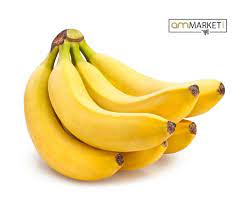
#> input picture cursos/espanol/deeplearning/data/bananas/normal1.jpeg, 241 x 209 px, found by its file name
$ jupyter execute --allow-errors 1_imagenes_a_vectores.ipynb
#> lines starting #> are read from the running program, lines starting #| are printed output that depends on the picture; after the words box and inside, x2 and y2 are one past the last pixel; in counts of white or black regions, pixels touching at a corner belong together
# De imagenes a vectores

Como vimos en el [Curso de ciencia de datos](https://www.freecodingtour.com/cursos/espanol/datascience/datascience.html) tenemos cajas negras que podemos entrenar mediante una tabla de entrenamiento que contiene filas con ejemplos y su respectivo resultado esperado. Estas filas son numeros que llamamos vectores.

Que pasa si queremos entrenar una caja negra para que reconozca imagenes, por ejemplo, queremos entrenar una caja negra para que reconozca si una imagen tiene un gato o un perro. En ese caso nuestra tabla de entrenamiento estara compuesta por filas que tienen una imagen en vez de numeros como vemos a continuacion:

<div style="text-align:center">

</div>

Sabiendo que nuestras cajas negras funcionan muy bien con numeros en cada fila (vectores), la pregunta es como podemos hacer para convertir estas imagenes en vectores que las representen bien.

Como ya la mayoria de la gente sabe las imagenes estan compuestas por pequeños cuadraditos llamados pixeles y cada pixel tiene un numero que representa un color. Veamos un ejemplo de una imagen de 3x3 pixeles de distintos colores y pongamosle un numero distinto para cada color:

<div style="text-align:center">

</div>

NOTA: Hay muchas formas de establecer que numero le corresponde a cada color pero eso no importa por el momento.

Sabiendo esto podemos convertir una imagen a un vector (fila de numeros ordenados) de forma muy simple. Solamente ponemos uno despues de otro y esta imagen quedaria convertida en el siguiente vector:
(54,13,74,89,27,62,31,66,77)

Y nuestra tabla de perros y gatos quedaria de la siguiente forma:

<div style="text-align:center">

</div>

### Ejercicio 1:

Cargar una imagen de una banana madura y una normal en la notebook de jupyter usando la libreria PIL de python y convertir la imagen en:

1. Un vector de un solo elemento que es el promedio del color
2. Un vector de tres elementos con el promedio de R, G y B
3. Un vector aplanado de nxm elementos que son todos los pixeles de la imagen en una sola dimension

Entrenar un modelo de ML de la libreria sklearn con dichos vectores para poder clasificar las imagenes y ver los distintos resultados.

Utilizar las imagenes provistas en:
- https://github.com/amiune/freecodingtour/tree/main/cursos/espanol/deeplearning/data/bananas

[cell 1]
# Escribir aqui la solucion

[cell 2]
#@title Solucion Ejercicio 1: Paso 1 {display-mode:"form"}

from PIL import Image
import numpy as np
import requests
from io import BytesIO

# Abre la imagen
response = requests.get("https://github.com/amiune/freecodingtour/raw/main/cursos/espanol/deeplearning/data/bananas/normal1.jpeg")
imagen = Image.open(BytesIO(response.content))
#> imagen is the input picture: PIL image 241x209 RGB; mean R, G, B 244.2, 227.3, 180.1
imagen

[cell 3]
#@title Solucion Ejercicio 1: Paso 2 {display-mode:"form"}

# Convierte la imagen en un arreglo NumPy
imagen_array = np.array(imagen)
imagen_array

[cell 4]
#@title Solucion Ejercicio 1: Paso 3 {display-mode:"form"}

# Calcula el promedio de todos los píxeles
promedio_pixeles = np.mean(imagen_array)
#> promedio_pixeles = 217.2
promedio_pixeles
#> Out = 217.2

[cell 5]
#@title Solucion Ejercicio 1: Paso 4 {display-mode:"form"}

# Calcula el promedio de cada canal de color (R, G y B)
promedio_canal_R = np.mean(imagen_array[:, :, 0])
#> promedio_canal_R = 244.2
promedio_canal_G = np.mean(imagen_array[:, :, 1])
#> promedio_canal_G = 227.3
promedio_canal_B = np.mean(imagen_array[:, :, 2])
#> promedio_canal_B = 180.1
promedio_canal_R,promedio_canal_G,promedio_canal_B
#> Out = (244.2, 227.3, 180.1)
#> `img = img.resize(IMAGE_SIZE, Image.Resampling.LANCZOS)`:
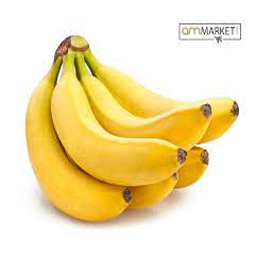
#> img: PIL image 256x256 RGB; mean R, G, B 244.1, 227.3, 180.1
#> `non_blank_mask = (img_array[:,:,0] != 255) & (img_array[:,:,1] != 255)..`:
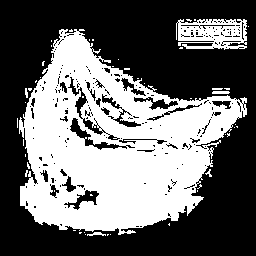
#> non_blank_mask: shape (256, 256) bool; 41.8% white; 50 white regions (43 under 20 px), largest, box (x1, y1, x2, y2) and area: (19, 29, 247, 235) 25513, (176, 19, 247, 50) 1536, (212, 91, 230, 94) 51
#> `avg_color = np.mean(img_array[non_blank_mask][:,:])`: avg_color = 171.2
#> `avg_rgb = [np.mean(img_array[non_blank_mask][:,i]) for i in range(3)]`: avg_rgb = [229.1, 192.4, 92.2]

[cell 6]
#@title Solucion Ejercicio 1: Paso 5 {display-mode:"form"}

# Aplana el arreglo en un vector
imagen_vector_plano = imagen_array.flatten()
imagen_vector_plano

[cell 7]
#@title Solucion Ejercicio 1: Paso 6 {display-mode:"form"}

# Ahora repetiremos todos estos pasos para cada una de las imagenes
# y guardaremos los vectores resultantes en un diccionario

# Url donde se encuentran las imagenes
PATH = 'https://github.com/amiune/freecodingtour/raw/main/cursos/espanol/deeplearning/data/bananas/'
# Tamaño al que vamos a estandarizar a todas las imagenes
IMAGE_SIZE = (256, 256)

# Diccionario para guardar los resultados
vectores = {}

# Lista de nombres de las imagenes
nombres_imagenes = [f'normal{i}.jpeg' for i in range(1,6)]
nombres_imagenes.extend([f'madura{i}.jpeg' for i in range(1,6)])

#> (the rest of this cell did not finish here and is left out)

[cell 8]
#@title Solucion Ejercicio 1: Paso 7 {display-mode:"form"}

X = np.array([value['avg_rgb'] for key, value in vectores.items()])
#> X = [[229.1, 192.4, 92.2]]
y = np.array([value['clase'] for key, value in vectores.items()])
X, y

[cell 9]
#@title Solucion Ejercicio 1: Paso 7 [opcional] {display-mode:"form"}

# Transformar los datos a un dataframe de pandas
import pandas as pd
df = pd.DataFrame(data=X,columns=["R","G","B"])
#> df = table of 1 rows and 3 columns
df["clase"] = y
df
#> Out = table of 1 rows and 4 columns

[cell 10]
#@title Solucion Ejercicio 1: Paso 7 [opcional] {display-mode:"form"}

# Mostrar los vectores con  un scatter plot
import numpy as np
from matplotlib import pyplot as plt

# axes instance
fig = plt.figure(figsize=(6,6))
plt.clf()

ax = fig.add_subplot(111, projection="3d", elev=10, azim=10)
ax.set_position([0, 0, 0.95, 1])
plt.cla()

# plot
colores = ['red' if x == 'madura' else 'blue' for x in df.clase]
#> colores = ['blue']
sc = ax.scatter(df.R, df.G, df.B, c=colores, marker='o')
ax.set_xlabel('R Label')
ax.set_ylabel('G Label')
ax.set_zlabel('B Label');

# save
#plt.savefig("scatter_hue", bbox_inches='tight')
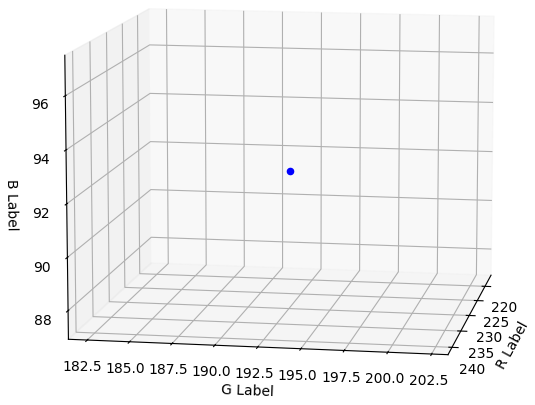
#> figure drawn by matplotlib, 1 panel
